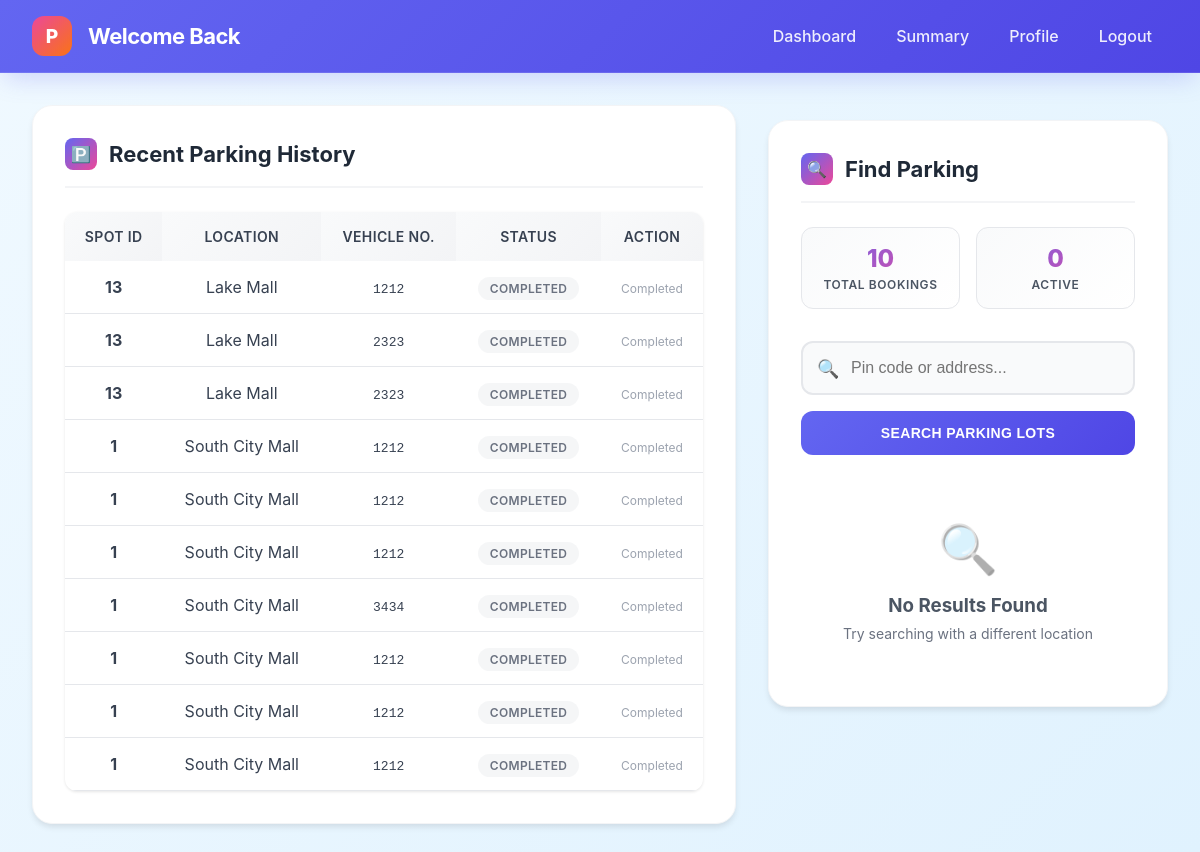
Screenshot of /search_parking (signed in) with the database file from the repository.
### models/models.py (models this page shows, shortened)
class Reservation(db.Model):
    __tablename__ = 'reservations'
    id = db.Column(db.Integer, primary_key=True)
    spot_id = db.Column(db.Integer, db.ForeignKey('parking_spots.id'), nullable=False)
    user_id = db.Column(db.Integer, db.ForeignKey('users.id'), nullable=False)
    vehicle_number = db.Column(db.String(20), nullable=False)
    parking_time = db.Column(db.DateTime, nullable=False, default=datetime.utcnow)
    leaving_time = db.Column(db.DateTime, nullable=True)
    planned_start_time = db.Column(db.DateTime, nullable=True)
    user = db.relationship('User', backref='reservations', lazy=True)

class ParkingLot(db.Model):
    __tablename__ = 'parking_lots'
    id = db.Column(db.Integer, primary_key=True)
    prime_location_name = db.Column(db.String(100), nullable=False)
    address = db.Column(db.Text, nullable=False)
    pin_code = db.Column(db.String(10), nullable=False)
    price_per_hour = db.Column(db.Float, nullable=False)
    created_at = db.Column(db.DateTime, nullable=True, default=datetime.utcnow)
    spots = db.relationship('ParkingSpot', backref='lot', lazy=True, cascade='all, delete-orphan')

### app.py (the view, shortened to what this page needs)
@app.route('/search_parking', methods=['GET'])
@user_required
def search_parking():
    query = request.args.get('location', '').strip()
    results = []
    try:
        reservations = Reservation.query.filter_by(
            user_id=session.get('user_id')
        ).order_by(Reservation.parking_time.desc()).all()
    except SQLAlchemyError as e:
        reservations = []
        print(f"Reservations error: {e}")
    return render_template(
        'user_dashboard.html',
        results=results,
        user_id=session.get('user_id'),
        reservations=reservations,
        search_results=bool(results)
    )

### app.py (called while the page is built)
def user_required(f):
    @wraps(f)
    def decorated_function(*args, **kwargs):
        if 'user_id' not in session:
            flash("Please log in to access this page", "warning")
            return redirect(url_for('login'))
        if session.get('role') != 'user':
            flash("Unauthorized access", "danger")
            return redirect(url_for('login'))
        return f(*args, **kwargs)
    return decorated_function

### templates/user_dashboard.html (shortened to what this page needs)
<!DOCTYPE html>
<html lang="en">
<head>
</head>
<body>
  <nav class="navbar">
    <div class="navbar-brand">
      <div class="navbar-logo">P</div>
      <div class="welcome-text">Welcome Back</div>
    </div>
    <div class="navbar-nav">
      <a href="{{ url_for('user_dashboard') }}" class="nav-link">Dashboard</a>
      <a href="{{ url_for('user_summary') }}" class="nav-link">Summary</a>
      <a href="{{ url_for('edit_profile_user') }}" class="nav-link">Profile</a>
      <a href="{{ url_for('logout') }}" class="nav-link">Logout</a>
    </div>
  </nav>
  <main class="main-content">
    <div class="dashboard-grid">
      <div class="main-section">
        <div class="section-header">
          <h2 class="section-title">
            <div class="section-icon">🅿️</div>
            Recent Parking History
          </h2>
        </div>
        {% if reservations %}
          <table class="history-table">
            <thead>
              <tr>
                <th>Spot ID</th>
                <th>Location</th>
                <th>Vehicle No.</th>
                <th>Status</th>
                <th>Action</th>
              </tr>
            </thead>
            <tbody>
              {% for r in reservations %}
              <tr>
                <td><strong>{{ r.spot_id }}</strong></td>
                <td>{{ r.spot.lot.prime_location_name }}</td>
                <td><code>{{ r.vehicle_number }}</code></td>
                <td>
                  {% if not r.leaving_time %}
                    <span class="status-badge parked">Parked</span>
                  {% else %}
                    <span class="status-badge completed">Completed</span>
                  {% endif %}
                </td>
                <td>
                  {% if not r.leaving_time %}
                    <a href="{{ url_for('release_spot', reservation_id=r.id) }}" class="release-btn">Release</a>
                  {% else %}
                    <span style="color: var(--gray-400); font-size: 0.75rem;">Completed</span>
                  {% endif %}
                </td>
              </tr>
              {% endfor %}
            </tbody>
          </table>
        {% else %}
          <div class="empty-state">
            <div class="empty-state-icon">🚗</div>
            <h3 style="color: var(--gray-600); margin-bottom: 0.5rem;">No Parking History</h3>
            <p style="color: var(--gray-500);">Your parking history will appear here once you book a spot</p>
          </div>
        {% endif %}
      </div>
      <div class="sidebar-section">
        <div class="section-header">
          <h3 class="section-title">
            <div class="section-icon">🔍</div>
            Find Parking
          </h3>
        </div>
        <div class="quick-stats">
          <div class="quick-stat">
            <div class="quick-stat-value">{{ reservations|length or 0 }}</div>
            <div class="quick-stat-label">Total Bookings</div>
          </div>
          <div class="quick-stat">
            <div class="quick-stat-value">{{ active_bookings or 0 }}</div>
            <div class="quick-stat-label">Active</div>
          </div>
        </div>
        <div class="search-form">
          <form method="GET" action="{{ url_for('search_parking') }}">
            <div class="search-input-group">
              <span class="search-icon">🔍</span>
              <input
                type="text"
                name="location"
                class="search-input"
                placeholder="Pin code or address..."
                value="{{ request.args.get('location', '') }}"
              >
            </div>
            <button type="submit" class="search-btn">Search Parking Lots</button>
          </form>
        </div>
        {% if search_results is not none %}
          {% if results %}
            <table class="results-table">
              <thead>
                <tr>
                  <th>Location</th>
                  <th>Available</th>
                  <th>Action</th>
                </tr>
              </thead>
              <tbody>
                {% for lot in results %}
                <tr>
                  <td>
                    <strong>{{ lot.prime_location_name }}</strong><br>
                    <small style="color: var(--gray-500);">{{ lot.address[:30] }}...</small>
                  </td>
                  <td>
                    <strong style="color: var(--success);">{{ lot.available_spots_count }}</strong>
                    <small style="color: var(--gray-500);"> spots</small>
                  </td>
                  <td>
                    <a href="{{ url_for('book_spot', lot_id=lot.id, user_id=user_id) }}" class="book-btn">Book Now</a>
                  </td>
                </tr>
                {% endfor %}
              </tbody>
            </table>
          {% else %}
            <div class="empty-state">
              <div class="empty-state-icon">🔍</div>
              <h3 style="color: var(--gray-600); margin-bottom: 0.5rem;">No Results Found</h3>
              <p style="color: var(--gray-500); font-size: 0.875rem;">Try searching with a different location</p>
            </div>
          {% endif %}
        {% endif %}
      </div>
    </div>
  </main>
</body>
</html>

### rows the page displays
Reservation: spot_id "13", spot.lot.prime_location_name "Lake Mall", vehicle_number "1212", shows "COMPLETED", shows "Completed"
Reservation: spot_id "13", spot.lot.prime_location_name "Lake Mall", vehicle_number "2323", shows "COMPLETED", shows "Completed"
Reservation: spot_id "13", spot.lot.prime_location_name "Lake Mall", vehicle_number "2323", shows "COMPLETED", shows "Completed"
Reservation: spot_id "1", spot.lot.prime_location_name "South City Mall", vehicle_number "1212", shows "COMPLETED", shows "Completed"
Reservation: spot_id "1", spot.lot.prime_location_name "South City Mall", vehicle_number "1212", shows "COMPLETED", shows "Completed"
Reservation: spot_id "1", spot.lot.prime_location_name "South City Mall", vehicle_number "1212", shows "COMPLETED", shows "Completed"
Reservation: spot_id "1", spot.lot.prime_location_name "South City Mall", vehicle_number "3434", shows "COMPLETED", shows "Completed"
Reservation: spot_id "1", spot.lot.prime_location_name "South City Mall", vehicle_number "1212", shows "COMPLETED", shows "Completed"
Reservation: spot_id "1", spot.lot.prime_location_name "South City Mall", vehicle_number "1212", shows "COMPLETED", shows "Completed"
Reservation: spot_id "1", spot.lot.prime_location_name "South City Mall", vehicle_number "1212", shows "COMPLETED", shows "Completed"

### other values shown
{{ reservations|length or 0 }} "10"
{{ active_bookings or 0 }} "0"
